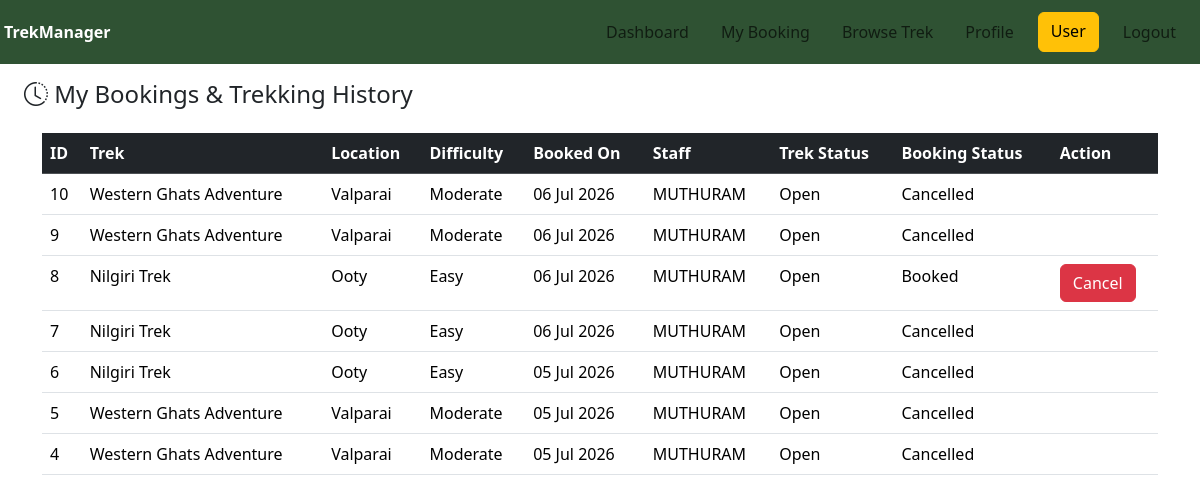
Page /user/my_bookings (signed in) on the earlier database version.
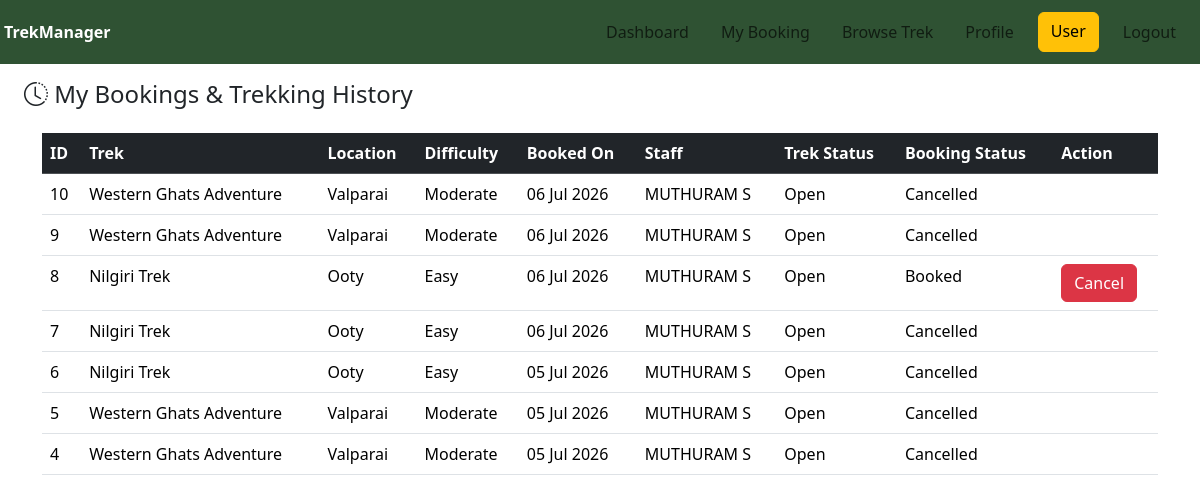
Same page on the later database version.
### models.py (models this page shows)
class Book(db.Model):
    booking_id=db.Column(db.Integer,primary_key=True)
    User_Id=db.Column(db.Integer,db.ForeignKey('user.Id'),nullable=False)
    Trek_Id=db.Column(db.Integer,db.ForeignKey('trek.Trek_Id'),nullable=False)
    Booking_Date=db.Column(db.DateTime,nullable=False,default=dt.now)
    Status=db.Column(db.String(100),nullable=False)

class Trek(db.Model):
    Trek_Id=db.Column(db.Integer,primary_key=True,nullable=False)
    Trek_Name=db.Column(db.String(100),nullable=False)
    Location=db.Column(db.String(100),nullable=False)
    Duration=db.Column(db.Integer,nullable=False)
    Difficulty=db.Column(db.String(100),nullable=False)
    Price=db.Column(db.Integer,nullable=False)
    Total_Slots=db.Column(db.Integer,nullable=False)
    Staff_Id=db.Column(db.Integer,db.ForeignKey('user.Id'),nullable=True)
    Status=db.Column(db.String(100),nullable=False)
    Start_Date=db.Column(db.Date,nullable=False)
    End_Date=db.Column(db.Date,nullable=False)
    Description=db.Column(db.Text,nullable=True)
    bookings=db.relationship('Book',backref='trek')
    Available_Slots=db.Column(db.Integer,nullable=False)
    staff = db.relationship('User', foreign_keys=[Staff_Id])

class User(db.Model):
    Id=db.Column(db.Integer,primary_key=True)
    Username=db.Column(db.String(100),unique=False,nullable=False)
    Contact=db.Column(db.Integer)
    Email=db.Column(db.String(100),unique=True,nullable=False)
    Password=db.Column(db.String(100),unique=False,nullable=False)
    Role=db.Column(db.String(100),nullable=False)
    Status=db.Column(db.String(100),nullable=False)
    bookings=db.relationship('Book',backref='user')

### routes.py (the view)
@app.route("/user/my_bookings")
def my_bookings():
    if "user_id" not in session:
        flash("Please login first.", "danger")
        return redirect(url_for("login"))
    if session["role"] != "User":
        flash("Access denied.", "danger")
        return redirect(url_for("login"))
    book = Book.query.filter_by(User_Id=session["user_id"])\
                            .order_by(Book.Booking_Date.desc())\
                            .all()
    return render_template("user_my_bookings.html",book=book)

### templates/user_my_bookings.html (shortened to what this page needs)
<!DOCTYPE html>
<html >
<head>
    <link href="https://cdn.jsdelivr.net/npm/bootstrap@5.3.7/dist/css/bootstrap.min.css" rel="stylesheet">
    <link rel="stylesheet" href="https://cdn.jsdelivr.net/npm/bootstrap-icons@1.11.3/font/bootstrap-icons.min.css">
</head>
<body>
  <div class="header 	">
        <div style="background-color:#2F5233;padding-right:40px;" class="d-flex justify-content-between align-items-center p-1">
            <a class="navbar-brand fw-bold text-white" href="{{ url_for('user_dashboard') }}">TrekManager</a>
        <nav class="navbar navbar-expand-lg " >
        <div class="container-fluid">
            <ul class="navbar-nav flex-row gap-3 mx-auto">
                <li class="nav-item"><a class="nav-link " href="{{url_for('user_dashboard')}}">Dashboard</a></li>
                <li class="nav-item"><a class="nav-link" href="{{url_for('my_bookings')}}">My Booking</a></li>
                <li class="nav-item"><a class="nav-link " href="{{url_for('browse')}}">Browse Trek</a></li>
                <li class="nav-item"><a class="nav-link " href="{{url_for('profile')}}">Profile</a></li>
                <a class="btn btn-warning " >User</a>
                <li class="nav-item"><a class="nav-link" href="{{ url_for('logout') }}">Logout</a></li>
            </ul>
        </div></div>
        </div>
    <h4 class="mb-4 ms-4 mt-3"><i class="bi bi-clock-history"></i> My Bookings & Trekking History</h4>
    <div class="container">
    <div class="row justify-content-center">
    <div class="col-12">
    <table class="table table-hover mb-0">
      <thead class="table-dark"><tr><th>ID</th><th>Trek</th><th>Location</th><th>Difficulty</th><th>Booked On</th><th>Staff</th><th>Trek Status</th><th>Booking Status</th><th>Action</th></tr></thead>
      <tbody>
        {% for t in book %}
        <tr>
            <td>{{ t.booking_id }}</td>
            <td>{{t.trek.Trek_Name}}</td>
            <td>{{t.trek.Location}}</td>
            <td>{{t.trek.Difficulty}}</td>
            <td>{{t.Booking_Date.strftime("%d %b %Y") }}</td>
            <td>{% if t.user %}
                  {{t.user.Username}}
                {%else%}
                  {{Unassigned}}
                  {%endif%}
            </td>
            <td>{{t.trek.Status}}</td>
            <td>{{t.Status}}</td>
            <td>
              {%if t.Status=="Booked"%}
              <a class="btn btn-danger" href="{{ url_for('cancel_booking', booking_id=t.booking_id) }} ">Cancel</a>
              {%endif%}
            </td>
        </tr>
        {% endfor%}
      </tbody>
        </table>
        </div>
        </div>
        </div>
</body>
</html>

Differences in the rows shown:
changed through a linked row, Book id 10: user.Username "MUTHURAM" → "MUTHURAM S"
changed through a linked row, Book id 9: user.Username "MUTHURAM" → "MUTHURAM S"
changed through a linked row, Book "Booked": user.Username "MUTHURAM" → "MUTHURAM S"
changed through a linked row, Book id 7: user.Username "MUTHURAM" → "MUTHURAM S"
changed through a linked row, Book id 6: user.Username "MUTHURAM" → "MUTHURAM S"
changed through a linked row, Book id 5: user.Username "MUTHURAM" → "MUTHURAM S"
changed through a linked row, Book id 4: user.Username "MUTHURAM" → "MUTHURAM S"
